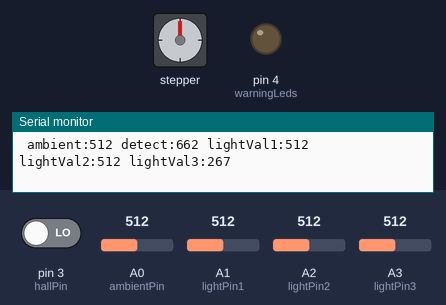
This sketch was run on a simulated Arduino Uno, built with avr-gcc and run on an emulated ATmega328P. Parts: stepper motor, output pins drawn as LEDs (lit = HIGH), the last lines printed to the serial monitor. The test bench sets the inputs (shaded band); at power-on: A1 (lightPin1) = 512, A0 (ambientPin) = 512, A2 (lightPin2) = 512, pin 3 (hallPin) LOW, A3 (lightPin3) = 512. Stepper angles assume 4096 steps per turn.

Above: at 1.2 s.
1.3 s: A1 (lightPin1) set to 646
4.3 s: A1 (lightPin1) set to 679
At 5.17 s:
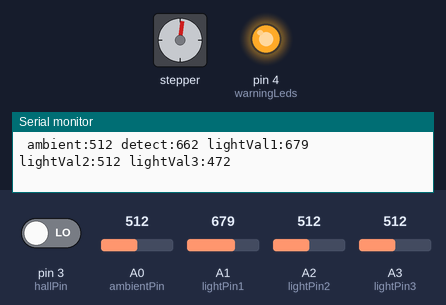
At 5.82 s:
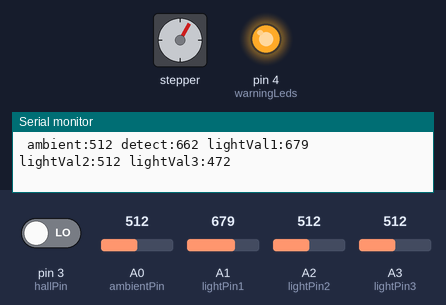
10.3 s: A0 (ambientPin) set to 834
At 11.4 s:
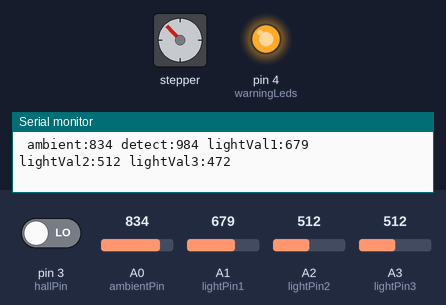
13.3 s: A0 (ambientPin) set to 865
14.8 s: A2 (lightPin2) set to 104
17.8 s: A2 (lightPin2) set to 93
Timing chart, 0 to 20.8 s (numbered marks = the images above; inputs shaded):
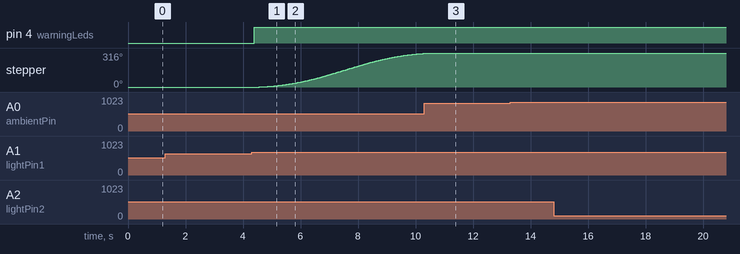

The sketch:

CrossingGate3.ino
```cpp
//8/9/21
//Railroad crossing gates operated with light dependent resistors (LDR) and stepper motor. Version 2
//Sensors are the Arduino LDRs mounted between the rails pointing up, activated by the shadow of the train (I hope)
//This version has two sensors so trains can run in either direction, gate can only open if neither
//detects a train, so no need for long train delay.  Gate will only open after down side sensor is clear.
//8/10/21 Trap for low light condition.
//8/11/21 Warning lights added.
//Warning lights enabled, delays removed.
//Added a calibration LDR to handle changes in ambient light.  Note that the LDRs can have significantly
//different levels, might need to apply an offset.
//8/16/21 moved to the Accelstepper driver
//Made warninglights a subroutine
//8/18/21Added a Hall sensor to reset the gate position at power-up. Runs in a sub-routine.
//Warning LEDs replaced with external circuit. This avoids the problem of making the warninglights flash while
//the stepper is running!
//8/22/21 Tidied up, removed old flasher code.
//8/28/21 Final tweaking of the closed / open values to match mechanics
//9/5/21 Attempting to handle short trains! TODO: figure out how to open the gates!
//9/23/21 Added a third sensor positioned at the crossing.  Code now handles short trains and long trains, also warning light
//behaviour is more realistic.
//9/29/21 Added an adjustment to sens3 for correct operation of gate-open function.
//10/2/21 Added a smoothing routine to the #3 sensor.  This sensor is sensitive to the gaps between the cars, causing the the gate to open prematurly


#include <AccelStepper.h>

#define motorPin1  8      // IN1 on the ULN2003 driver
#define motorPin2  9      // IN2 on the ULN2003 driver
#define motorPin3  10     // IN3 on the ULN2003 driver
#define motorPin4  11     // IN4 on the ULN2003 driver  // Motor pin definitions:
#define MotorInterfaceType 8 // Define the AccelStepper interface type; 4 wire motor in half step mode:
// Initialize with pin sequence IN1-IN3-IN2-IN4 for using the AccelStepper library with 28BYJ-48 stepper motor:
AccelStepper stepper = AccelStepper(MotorInterfaceType, motorPin1, motorPin3, motorPin2, motorPin4);

int dt = 100;
int detect;
int ambient;
int dark = 625;
int lightVal1;
int lightPin1 = A1;
int lightVal2;
int lightPin2 = A2;
int lightPin3 = A3; //Sensor at the crossing
int ambientPin = A0;
int gateOpen = 0;             //Rotates the stepper to the open posn.
int gateClose = 3600;         //Rotates the stepper to the closed (down) posn.
int gateState = 0;
int sens1 = 0;
int sens2 = 0;
int sens3 = 0;
int sens3Old = 0;
int sens3New = 0;
const int numReadings =  30; //amount of smoothing for #3 sensor
int readings[numReadings];   // the readings from the analog input for #3 sensor
int readIndex = 0;           // the index of the current reading
float lightVal3total = 0;    // the running total of readings for #3 sensor
int lightVal3;               // the smoothed value of the #3 sensor

int warningLeds = 4;         //Pin attached to the warning lights flasher circuit.
int hallPin = 3;             //Pin attached to Hall sensor, normally high.
int dtt = 10000;             // delay to allow the train to clear the down sensor after opening the gate


void homefunction() {        //Resets the gate position to the open position, in case something went wrong.
  stepper.setMaxSpeed(1000);
  stepper.setSpeed(500);
  pinMode(hallPin, INPUT);
  while (digitalRead(hallPin) == 1) { //Low unless the gate is displaced from the open position.
    stepper.runSpeed();
  }
  stepper.setCurrentPosition(0);  //Sets the motor position to 0 (the open position)
}

void setup() {
  homefunction();
  stepper.setMaxSpeed(1000); // Set the maximum steps per second:
  stepper.setSpeed(500);
  stepper.setAcceleration(400);  // Set the maximum acceleration in steps per second^2:
  pinMode (lightPin1, INPUT);
  pinMode (lightPin2, INPUT);
  pinMode (lightPin3, INPUT);
  pinMode (ambientPin, INPUT);
  pinMode (warningLeds, OUTPUT);
  Serial.begin(9600);
  for (int thisReading = 0; thisReading < numReadings; thisReading++) {
    readings[thisReading] = 0;                             //Initialize all smoothing readings for Sensor#3 to zero
  }
}

void loop() {

  ambient = analogRead(ambientPin);                        //Read ambient light from ambient LDR.
  Serial.print(" ambient:");
  Serial.print(ambient);
  detect = ((ambient) + 150);                              //Set the detect value based on the ambient light
  Serial.print(" detect:");
  Serial.print(detect);
  lightVal1 = analogRead(lightPin1);                       //Read the #1 LDR (no train is <detect train is >detect
  Serial.print(" lightVal1:");
  Serial.print(lightVal1);
  lightVal2 = analogRead(lightPin2);                       //Read the #2 LDR (no train is <detect train is >detect
  Serial.print(" lightVal2:");
  Serial.print(lightVal2);

  //smoothing routine applied to sensor#3 to avoid gates opening prematurly due to gaps between cars.
  lightVal3total = lightVal3total - readings[readIndex];  //Subtract the last reading
  readings[readIndex] = analogRead(lightPin3);            //Read the #3 LDR
  lightVal3total = lightVal3total + readings[readIndex];  //Add the reading to the total
  readIndex = readIndex + 1;                              //Advance to the next position in the array
  if (readIndex >= numReadings) {                         //If we are at the end of the array...
    readIndex = 0;                                        //...Wrap around to the beginning.
  }
  lightVal3 = lightVal3total / numReadings;              //Take the average to get smoothed sensor #3 value
  lightVal3 = lightVal3 - 40;                            //small correction to sensor #3

  //lightVal3 = analogRead(lightPin3)+(adj3sens);
  Serial.print(" lightVal3:");
  Serial.println(lightVal3);
  if (ambient < dark) {                                  //Check if ambient is too dark, skip to the end

    //**************************************************************************************
    if (lightVal1 > detect) {              //If sensor 1 detects a train (distant sensor one direction)
      sens1 = 1;
    }
    if (lightVal1 < detect) {
      sens1 = 0;
    }
    //Serial.print(" sens 1:");
    //Serial.print(sens1);
    if (lightVal2 > detect) {             //If sensor 2 detects a train  (distant sensor other direction)
      sens2 = 1;
    }
    if (lightVal2 < detect) {
      sens2 = 0;
    }
    //Serial.print(" sens 2:");
    //Serial.print(sens2);
    if (lightVal3 > detect) {             //If sensor 3 detects a train (sensor 3 is at the crossing)
      sens3 = 1;
    }
    if (lightVal3 < detect) {
      sens3 = 0;
    }
    //Serial.print(" sens 3:");
    //Serial.println(sens3);
    //delay(500);
    if (sens1 == 1 && gateState == 0) {
      digitalWrite (warningLeds, HIGH);// Warning lights on gate closing
      stepper.moveTo(gateClose);
      stepper.runToPosition();            //Close the gate to traffic.
      gateState = 1;                      //Set gate State=1 (closed)
    }
    if (sens2 == 1 && gateState == 0) {
      digitalWrite (warningLeds, HIGH);// Warning lights on gate closing
      stepper.moveTo(gateClose);
      stepper.runToPosition();            //Close the gate to traffic.
      gateState = 1;                      //Set gate State=1 (closed)
    }
    sens3New = sens3;
    if (sens3Old == 1 && sens3New == 0) {
      if (gateState == 1) {                //If the gate is closed, wait until the last car has cleared the crossing and...
        stepper.moveTo(gateOpen);
        stepper.runToPosition();           //Open the gate to road traffic.
        gateState = 0;                    //Set gate State=0 (open)
        digitalWrite (warningLeds, LOW); //Warning lights off, gate is open
        delay(dtt);                      //delay to allow the train to clear the downstream sensor
      }
    }
    sens3Old = sens3New;
  }
  stepper.disableOutputs();               //Remove power from the stepper to avoid overheating
}
```

Measured:
- the behaviour switches between 662 and 663 on A1 (lightPin1) (found by bisection; images 0 and 1)
- after the input at 4.3 s, pin 4 (warningLeds): LOW → HIGH after 0.09 s; stepper: keeps turning clockwise at about 55°/s, starting after 0.26 s
